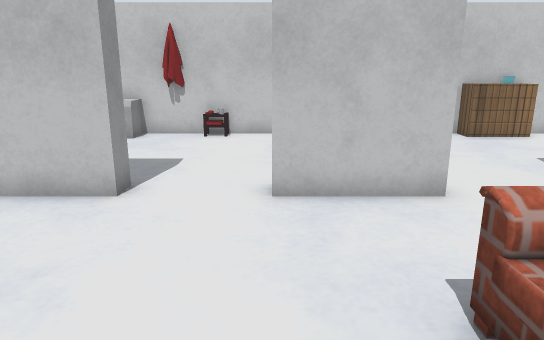
view 1 (above)

16 first-person views from a walk through a Gazebo world. The camera is 1.2 m above the floor, tilts 14° down and sees 70° across. The floor is counted in squares, 0.5 m on a side. Each view is taken from the middle of a square. On the plan, view 1 faces up. The plan holds only what a view shows up to about 20 squares ahead; the rest is blank. Surface patterns are stand-ins for the level's own textures.

view 2
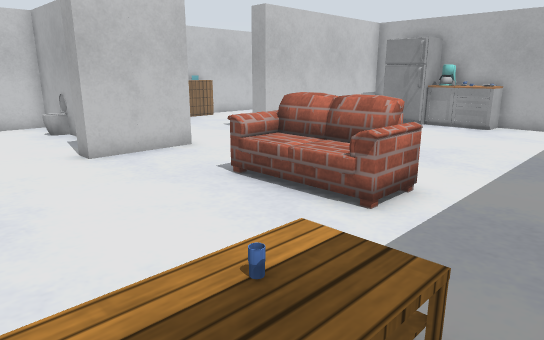

view 3
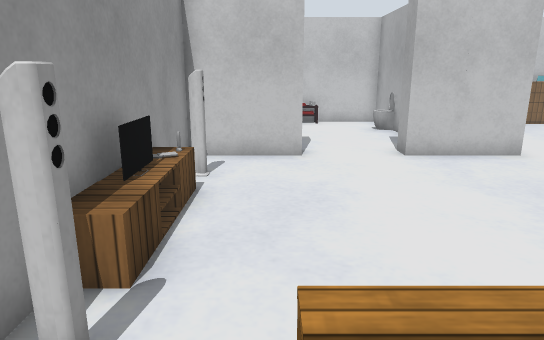

view 4
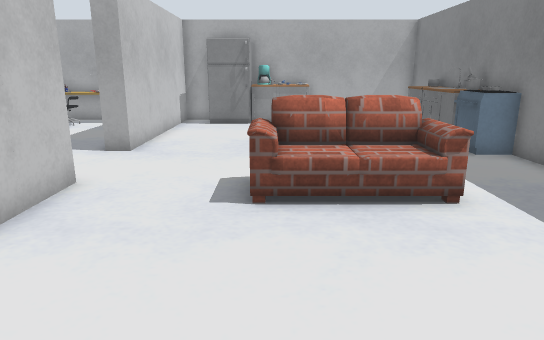

view 5
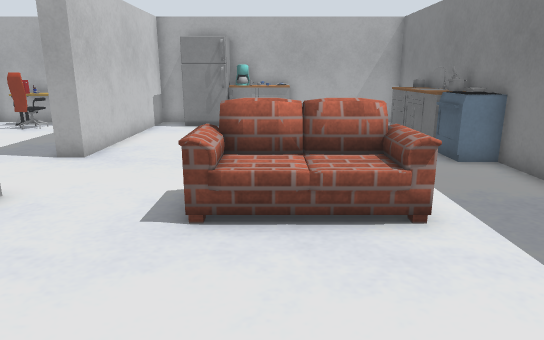

view 6
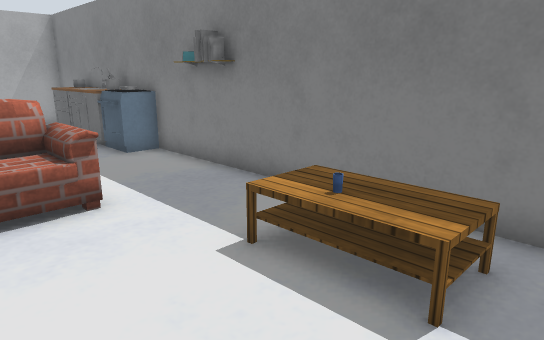

view 7
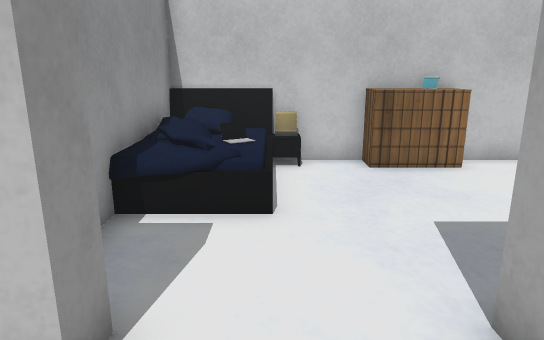

view 8
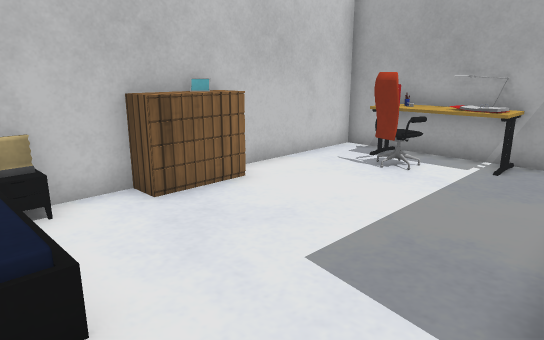

view 9
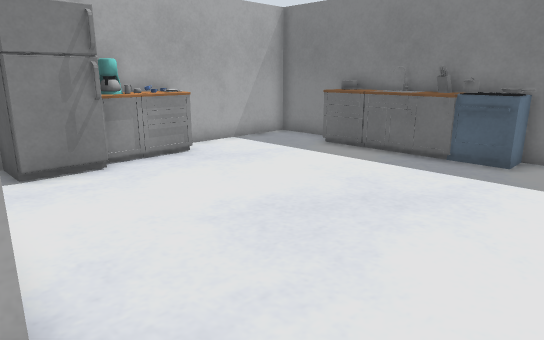

view 10
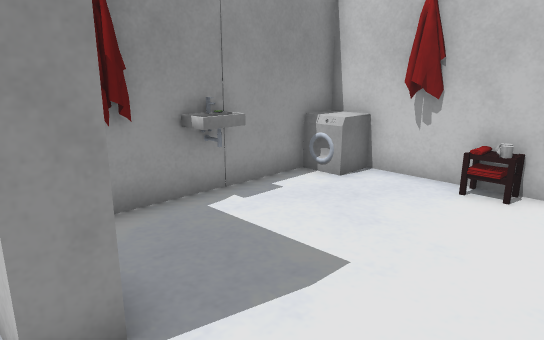

view 11
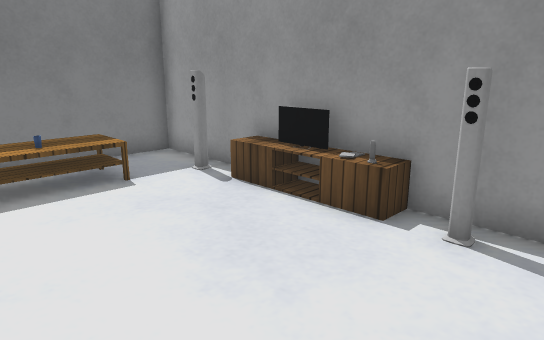

view 12
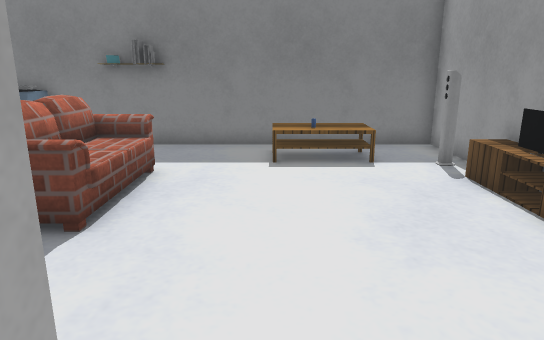

view 13
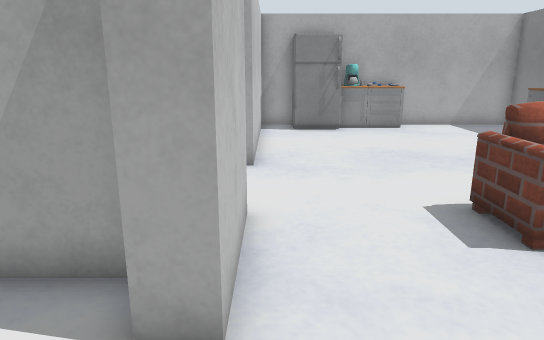

view 14
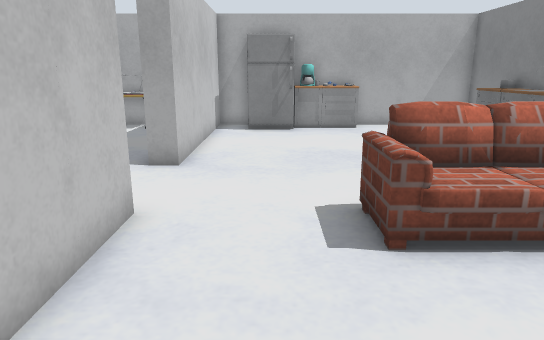

view 15
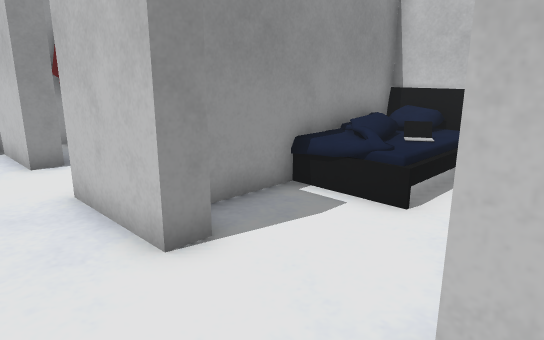

view 16
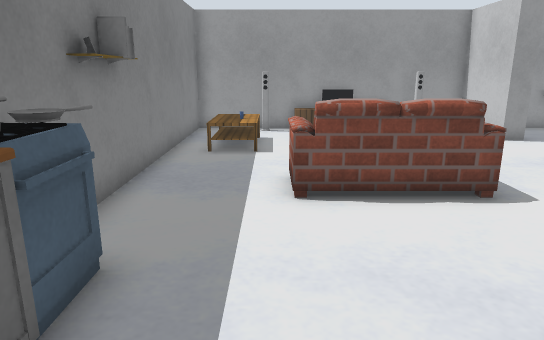

### Floor plan
Ten units are one square. View 1 is at (0, 0); x grows to the right and y downward. Boxes are objects, and circles mark ways between rooms. Rooms are numbered by the first view taken in them; rooms with no view inside come last. Other rooms are left out.
<svg viewBox="-70 -163 231 213">
<path fill="none" stroke="#000" d="M35 -74 0 -74 0 -83M44 43 85 43M-31 -83 -31 -74 -65 -74 -65 43 26 43M124 43 156 43 156 -41M156 -60 156 -74 71 -74M84 30 92 30M107 30 125 30M144 -34 144 -40 151 -40M71 -74 71 -84M22 -115 22 -91M35 -82 35 -74M12 -120 12 -134M156 -99 156 -158 22 -158M-35 -156 -42 -153M-37 -156 -40 -151M-62 -99 -61 -94M-63 -100 -61 -97 -63 -93M-63 -99 -60 -95 -64 -94M-63 -98 -60 -95M12 -134 12 -158 -65 -158 -65 -91M12 -86 12 -104"/>
<rect x="-65" y="5" width="10" height="10" fill="#bbb"><title>other object</title></rect>
<rect x="-65" y="-5" width="10" height="10" fill="#bbb"><title>bench</title></rect>
<rect x="-65" y="-25" width="10" height="20" fill="#bbb"><title>TV</title></rect>
<rect x="-65" y="-45" width="10" height="20" fill="#bbb"><title>bench</title></rect>
<rect x="-65" y="-55" width="10" height="10" fill="#bbb"><title>other object</title></rect>
<rect x="-45" y="15" width="40" height="20" fill="#bbb"><title>table</title></rect>
<rect x="-25" y="15" width="10" height="10" fill="#bbb"><title>cup</title></rect>
<rect x="15" y="-35" width="30" height="40" fill="#bbb"><title>sofa</title></rect>
<rect x="25" y="35" width="10" height="10" fill="#bbb"><title>book</title></rect>
<rect x="35" y="35" width="10" height="10" fill="#bbb"><title>shelf</title></rect>
<rect x="55" y="25" width="10" height="10" fill="#bbb"><title>other object</title></rect>
<rect x="65" y="25" width="10" height="20" fill="#bbb"><title>stove</title></rect>
<rect x="75" y="25" width="10" height="10" fill="#bbb"><title>plant</title></rect>
<rect x="95" y="25" width="10" height="20" fill="#bbb"><title>sink</title></rect>
<rect x="115" y="35" width="10" height="10" fill="#bbb"><title>other object</title></rect>
<rect x="135" y="-35" width="10" height="10" fill="#bbb"><title>plant</title></rect>
<rect x="135" y="-65" width="20" height="30" fill="#bbb"><title>fridge</title></rect>
<rect x="145" y="-25" width="10" height="10" fill="#bbb"><title>other object</title></rect>
<rect x="145" y="-35" width="10" height="10" fill="#bbb"><title>other object</title></rect>
<rect x="5" y="-135" width="10" height="10" fill="#bbb"><title>toilet</title></rect>
<rect x="15" y="-155" width="40" height="40" fill="#bbb"><title>bed</title></rect>
<rect x="35" y="-145" width="20" height="20" fill="#bbb"><title>laptop</title></rect>
<rect x="45" y="-155" width="20" height="10" fill="#bbb"><title>nightstand</title></rect>
<rect x="75" y="-155" width="30" height="10" fill="#bbb"><title>chest of drawers</title></rect>
<rect x="125" y="-135" width="20" height="20" fill="#bbb"><title>office chair</title></rect>
<rect x="135" y="-115" width="10" height="10" fill="#bbb"><title>desk</title></rect>
<rect x="135" y="-145" width="20" height="20" fill="#bbb"><title>desk</title></rect>
<rect x="145" y="-125" width="10" height="20" fill="#bbb"><title>other object</title></rect>
<rect x="-65" y="-125" width="10" height="20" fill="#bbb"><title>sink</title></rect>
<rect x="-65" y="-155" width="20" height="10" fill="#bbb"><title>washing machine</title></rect>
<rect x="-25" y="-145" width="10" height="10" fill="#bbb"><title>other object</title></rect>
<rect x="-25" y="-155" width="10" height="10" fill="#bbb"><title>toilet</title></rect>
<rect x="-15" y="-155" width="10" height="10" fill="#bbb"><title>other object</title></rect>
<circle cx="55" cy="-80" r="3" fill="#2a7"/>
<circle cx="-20" cy="-80" r="3" fill="#2a7"/>
<text x="40" y="-20">1</text>
<text x="80" y="-120">2</text>
<text x="-30" y="-120">3</text>
</svg>
Room 1 opens to room 2. Room 1 opens to room 3.

Where each view was taken, in squares from view 1:
view 1: 0 up, 0 right, facing up
view 2: 4 down, 4 left, facing up-right
view 3: 4 down, 4 left, facing up
view 4: 3 up, 5 left, facing right
view 5: 2 up, 4 left, facing right
view 6: 2 up, 5 left, facing down-right
view 7: 5 up, 5 right, facing up
view 8: 8 up, 4 right, facing up-right
view 9: 8 up, 4 right, facing down-right
view 10: 7 up, 0 right, facing up-left
view 11: 7 up, 0 right, facing down-left
view 12: 9 up, 1 left, facing down
view 13: 7 up, 3 left, facing right
view 14: 5 up, 3 left, facing right
view 15: 5 up, 8 right, facing up-left
view 16: 1 down, 11 right, facing left
